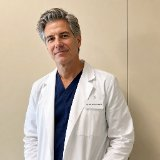
#> input picture lander-source/misc/lander-design-review/uploads/Organ Supplement Brands Top Five/cloudflare-export/image1.jpg, 160 x 160 px
$ python -i kie.py   (imports and definitions only)
#> lines starting #> are read from the running program, lines starting #| are printed output that depends on the picture
#!/usr/bin/env python3
"""Shared Kie helpers for static ad rounds (2026-10-28).
fire(model, input) -> taskId; wait(taskId) -> url|FAIL; render(frames, outdir) threads them.
Models: gpt-image-2-text-to-image (default statics + baked lettering), gpt-image-2-image-to-image (edits, pairs AFTER),
z-image (real-looking people for pairs BEFORE; prompt < 800 chars; never end a z-image prompt on a bare format word).
Never nano-banana-pro. Realism stack (REA r8 / Cloud9 rule 7) lives in DEG. House pair recipe = pairs.py HEAD/TAIL (copied verbatim).
"""
import os, json, time, base64, subprocess, threading, urllib.request
WS = "/Users/ryanconnolly/SkyHouse Exodus"
# [1 line not run here, left out]
# [1 line that did not run here, left out]
# [1 line that did not run here, left out]

DEG = ("Photo taken on a 2014 iPhone from a few feet away, on-camera flash, harsh flash shadow, overexposed highlights, slightly soft focus, "
       "visible JPEG blockiness and colour noise in the shadows, warm yellow indoor colour cast, crooked framing, real household clutter, "
       "no retouching, unposed, not stock, not a portrait. ")
LET = " CRITICAL: the text is lettered clearly and legibly, every word spelled exactly as given, no other text anywhere in the image."
SQ = " Square 1:1, one subject, one focal point, nothing else to look at."
# house pair recipe, verbatim from offers/tps/images/lander-plain-ba/pairs.py
FLASH = ("Amateur snapshot on an old iPhone with the flash on, taken by a family member three feet away, grainy, "
         "real uneven skin, no makeup, unposed, not stock, not a photoshoot. Head and shoulders centered with a "
         "little space above her head, front-on, eyes into the lens, no phone in the picture, hands out of frame. ")
HEAD = ("Use the woman in this photo as the identity reference and make a completely DIFFERENT candid iPhone photograph "
        "of the SAME woman taken about six weeks later: ")
TAIL = (" Same face, same bone structure, same nose, same eye colour, same hair colour, clearly the same woman her age, "
        "but a new photo on a new day: new place, new clothes, new hairstyle, daylight, different framing and angle, do not reuse the room, outfit or pose. "
        "Her skin looks better: the deep lines, sagging and under-eye bags are gone, jawline lifted and defined, neck "
        "smooth, skin firm, so she looks a full twenty years younger, styled, hair done, a little lipstick, smiling, but still a real woman with real pores, a few "
        "faint smile lines and age spots. Real hand-held phone-photo grain, slightly imperfect framing, no retouched or "
        "airbrushed look, NOT brightened, no glow, same old phone, no studio light, no text, no graphics, one single photo.")


# [24 lines left out: functions fire, wait, not called in this run]


def grab(url, path):
    if url.startswith("FAIL") or url == "TIMEOUT": print(os.path.basename(path), url, flush=True); return False
    subprocess.run(["curl", "-sL", "-A", "Mozilla/5.0", "-o", path, url], check=True); print(os.path.basename(path), "ok", flush=True); return True


# [90 lines left out: functions upload, one, render, sheet, pair, not called in this run]


def degrade(path, out=None):
    """bake phone-photo degradation into a render (REA r8): downscale, jpeg, noise, warm cast."""
    from PIL import Image, ImageFilter, ImageEnhance
    import random
    im = Image.open(path).convert("RGB"); w, h = im.size
#> in degrade, im is the input picture: PIL image 160x160 RGB; mean R, G, B 191.8, 177.3, 160
#> after `w, h = im.size`: w = 160; h = 160
    im = im.resize((int(w * 0.55), int(h * 0.55))).filter(ImageFilter.GaussianBlur(0.6)).resize((w, h))
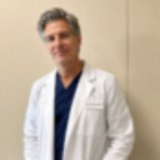
#> im: PIL image 160x160 RGB; mean R, G, B 191.8, 177.3, 160
    px = im.load()
    for _ in range(int(w * h * 0.03)):
        x, y = random.randrange(w), random.randrange(h); r, g, b = px[x, y]; n = random.randint(-18, 18); px[x, y] = (min(255, max(0, r + n)), min(255, max(0, g + n)), min(255, max(0, b + n)))
#> this loop made 768 passes
#> (r, g, b) on passes 1 to 3: (219, 214, 208), (142, 150, 167), (244, 240, 237)
    r, g, b = im.split(); r = r.point(lambda v: min(255, int(v * 1.05))); b = b.point(lambda v: int(v * 0.93)); im = Image.merge("RGB", (r, g, b))
#> after `r, g, b = im.split()`:
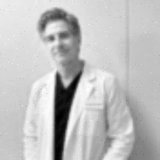
#> r: PIL image 160x160 L; min 0, max 255, mean 191.8
#> after `r, g, b = im.split()`:
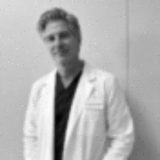
#> g: PIL image 160x160 L; min 2, max 255, mean 177.3
#> after `r, g, b = im.split()`:
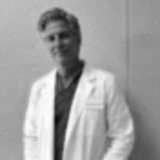
#> b: PIL image 160x160 L; min 12, max 255, mean 160
    im = ImageEnhance.Contrast(im).enhance(1.04)
    out = out or path; im.save(out, "JPEG", quality=58); return out


# [64 lines left out: functions _font, snap, tagpair, fbpost, not called in this run]

>>> result = degrade('../../lander-source/misc/lander-design-review/uploads/Organ Supplement Brands Top Five/cloudflare-export/image1.jpg')

$ run again, on lander-source/misc/lander-design-review/uploads/Organ Supplement Brands Top Five/cloudflare-export/image11.jpg
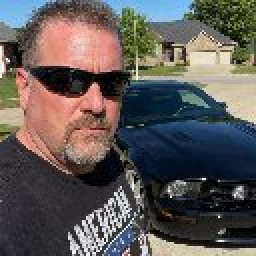
#> input picture lander-source/misc/lander-design-review/uploads/Organ Supplement Brands Top Five/cloudflare-export/image11.jpg, 128 x 128 px (shown 2 times larger)
#> in degrade, im is the input picture: PIL image 128x128 RGB; mean R, G, B 94.3, 89, 86.6
#> in degrade, `im = im.resize((int(w * 0.55), int(h * 0.55))).filter(ImageFilter.Gaus..`:
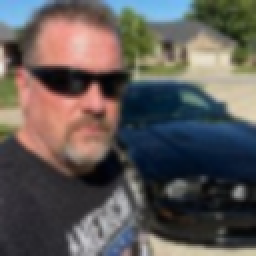
#> im: PIL image 128x128 RGB (shown 2 times larger); mean R, G, B 94.2, 89, 86.6
#> the loop in degrade, `for _ in range(int(w * h * 0.03)):` made 491 passes
#> (r, g, b) on passes 1 to 3: (26, 28, 33), (64, 57, 57), (209, 198, 171)
#> in degrade, `r, g, b = im.split()`:
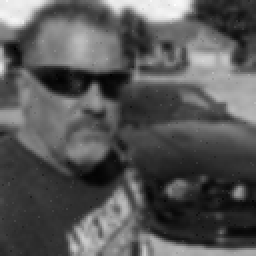
#> b: PIL image 128x128 L (shown 2 times larger); min 0, max 255, mean 86.6

$ run again, on lander-source/misc/lander-design-review/uploads/Organ Supplement Brands Top Five/cloudflare-export/image12.jpg
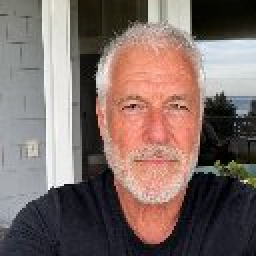
#> input picture lander-source/misc/lander-design-review/uploads/Organ Supplement Brands Top Five/cloudflare-export/image12.jpg, 128 x 128 px (shown 2 times larger)
#> in degrade, im is the input picture: PIL image 128x128 RGB; mean R, G, B 125.2, 107.7, 102.8
#> in degrade, `im = im.resize((int(w * 0.55), int(h * 0.55))).filter(ImageFilter.Gaus..`:
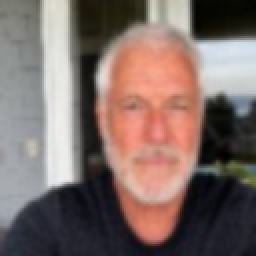
#> im: PIL image 128x128 RGB (shown 2 times larger); mean R, G, B 125.2, 107.7, 102.8
#> the loop in degrade, `for _ in range(int(w * h * 0.03)):` made 491 passes
#> (r, g, b) on passes 1 to 3: (17, 17, 27), (16, 21, 30), (85, 50, 48)
#> in degrade, `r, g, b = im.split()`:
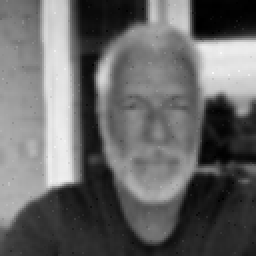
#> b: PIL image 128x128 L (shown 2 times larger); min 0, max 250, mean 102.8

$ run again, on lander-source/misc/lander-design-review/uploads/Organ Supplement Brands Top Five/cloudflare-export/image13.jpg
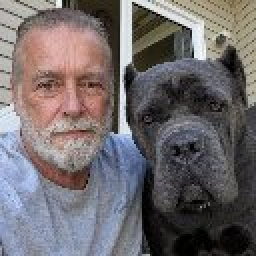
#> input picture lander-source/misc/lander-design-review/uploads/Organ Supplement Brands Top Five/cloudflare-export/image13.jpg, 128 x 128 px (shown 2 times larger)
#> in degrade, im is the input picture: PIL image 128x128 RGB; mean R, G, B 111.8, 105.9, 108
#> in degrade, `im = im.resize((int(w * 0.55), int(h * 0.55))).filter(ImageFilter.Gaus..`:
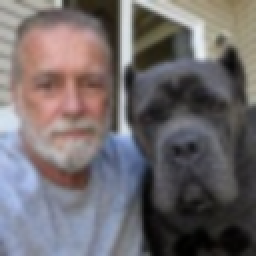
#> im: PIL image 128x128 RGB (shown 2 times larger); mean R, G, B 111.8, 105.9, 108
#> the loop in degrade, `for _ in range(int(w * h * 0.03)):` made 491 passes
#> (r, g, b) on passes 1 to 3: (26, 24, 24), (134, 141, 152), (8, 7, 6)
#> in degrade, `r, g, b = im.split()`:
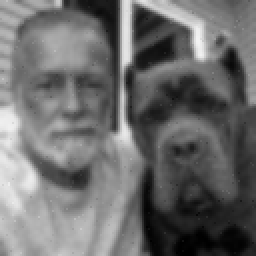
#> b: PIL image 128x128 L (shown 2 times larger); min 0, max 243, mean 108
